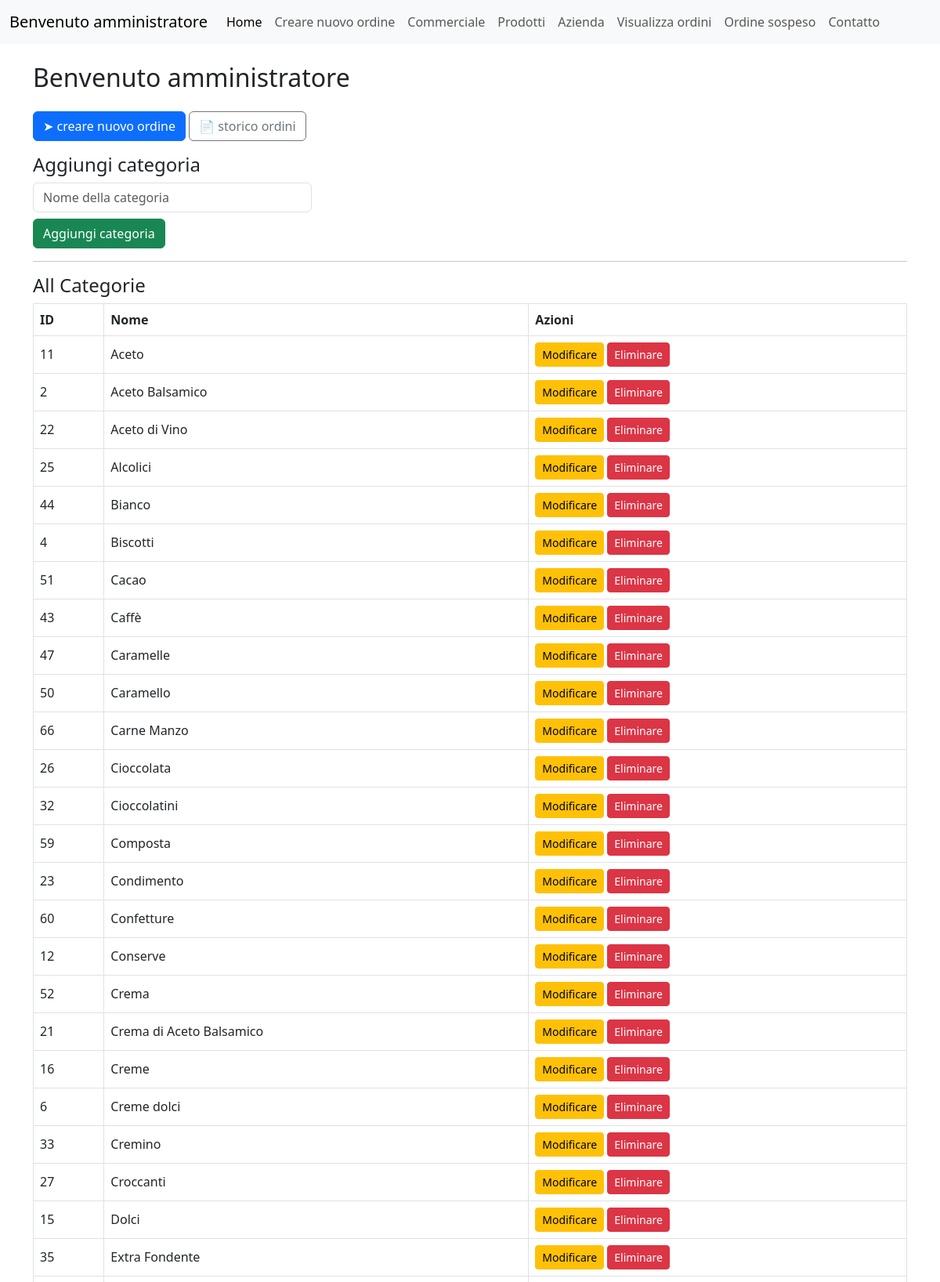
/categories.php (signed in, upper part), run on the app's committed database.
### tables this page shows
CREATE TABLE `categories` (
  `id` int NOT NULL,
  `name` varchar(100) NOT NULL
);

### categories.php (the view, shortened to what this page needs)
<?php
require 'config.php';
?>
<!DOCTYPE html>
<html lang="en">
<head>
    <link href="https://cdn.jsdelivr.net/npm/bootstrap@5.3.0/dist/css/bootstrap.min.css" rel="stylesheet">
</head>
<body>
    <nav class="navbar navbar-expand-lg bg-light">
        <div class="container-fluid">
            <a class="navbar-brand" href="home.php">Benvenuto amministratore</a>
            <div class="collapse navbar-collapse" id="navbarNav">
                <ul class="navbar-nav">
                    <li class="nav-item">
                        <a class="nav-link active" aria-current="page" href="home.php">Home</a>
                    </li>
                    <li class="nav-item">
                        <a class="nav-link" href="order.php">Creare nuovo ordine</a>
                    </li>
                    <li class="nav-item">
                        <a class="nav-link" href="commercial.php">Commerciale</a>
                    </li>
                    <li class="nav-item">
                        <a class="nav-link" href="product_list.php">Prodotti</a>
                    </li>
                    <li class="nav-item">
                        <a class="nav-link" href="brand_list.php">Azienda</a>
                    </li>
                    <li class="nav-item">
                        <a class="nav-link" href="view_orders.php">Visualizza ordini</a>
                    </li>
                    <li class="nav-item">
                        <a class="nav-link" href="suspendend_view_orders.php">Ordine sospeso</a>
                    </li>
                    <li class="nav-item">
                        <a class="nav-link" href="edit_contact.php?id=1">Contatto</a>
                    </li>
                </ul>
            </div>
        </div>
    </nav>
    <div class="container mt-4">
        <h2 class="mb-4">Benvenuto amministratore</h2>
        <div class="mb-3">
            <a href="order.php" class="btn btn-primary">➤ creare nuovo ordine</a>
            <a href="view_orders.php" class="btn btn-outline-secondary">📄 storico ordini</a>
        </div>
        <div id="categories">
            <h4>Aggiungi categoria</h4>
            <form method="POST" action="add_category.php" class="mb-3">
                <div class="row">
                    <div class="col-md-4">
                        <input type="text" name="name" class="form-control mb-2" placeholder="Nome della categoria" required>
                        <button type="submit" class="btn btn-success">Aggiungi categoria</button>
                    </div>
                </div>
            </form>
            <hr>
            <h4>All Categorie</h4>
            <div class="table-responsive">
                <table class="table table-bordered align-middle">
                    <thead>
                        <tr>
                            <th>ID</th>
                            <th>Nome</th>
                            <th>Azioni</th>
                        </tr>
                    </thead>
                    <tbody>
                        <?php
                        $stmt = $pdo->query("SELECT * FROM categories ORDER BY name");
                        while ($cat = $stmt->fetch()) {
                            echo "<tr>
                                <td>{$cat['id']}</td>
                                <td>{$cat['name']}</td>
                                <td>
                                    <a href='edit_category.php?id={$cat['id']}' class='btn btn-sm btn-warning'>Modificare</a>
                                    <a href='delete_category.php?id={$cat['id']}' class='btn btn-sm btn-danger' onclick=\"return confirm('Delete this category?');\">Eliminare</a>
                                </td>
                            </tr>";
                        }
                        ?>
                    </tbody>
                </table>
            </div>
        </div>
    </div>
</body>
</html>

### data on the page
categories: id "11", name "Aceto"
categories: id "2", name "Aceto Balsamico"
categories: id "22", name "Aceto di Vino"
categories: id "25", name "Alcolici"
categories: id "44", name "Bianco"
categories: id "4", name "Biscotti"
categories: id "51", name "Cacao"
categories: id "43", name "Caffè"
categories: id "47", name "Caramelle"
categories: id "50", name "Caramello"
categories: id "66", name "Carne Manzo"
categories: id "26", name "Cioccolata"
categories: id "32", name "Cioccolatini"
categories: id "59", name "Composta"
categories: id "23", name "Condimento"
categories: id "60", name "Confetture"
categories: id "12", name "Conserve"
categories: id "52", name "Crema"
categories: id "21", name "Crema di Aceto Balsamico"
categories: id "16", name "Creme"
categories: id "6", name "Creme dolci"
categories: id "33", name "Cremino"
categories: id "27", name "Croccanti"
categories: id "15", name "Dolci"
categories: id "35", name "Extra Fondente"
